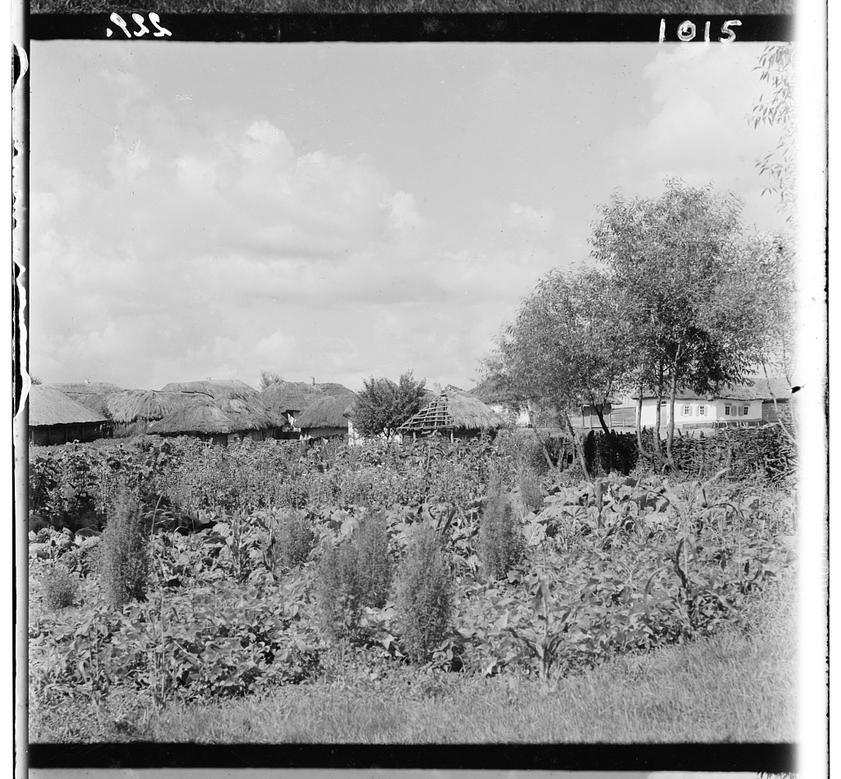
#> input picture images/3.png, 841 x 779 px, shrunk from 1024 x 948 before the run
$ python process.py
#> lines starting #> are read from the running program, lines starting #| are printed output that depends on the picture
import numpy as np
import cv2
import matplotlib.pyplot as plt
import os

# Load and split the image
def load_and_split_image(image_path):
    # Load the image in RGB
#> called with image_path = 'images/3.png'
    image = cv2.imread(image_path, cv2.IMREAD_COLOR)
#> image is the input picture: shape (779, 841, 3); min 0, max 255, mean 156.9

    if image is None:
        print(f"Error: Image at '{image_path}' could not be loaded. Please check the file path.")
        return None, None, None

    height, width, _ = image.shape
#> height = 779; width = 841

    # Calculate widths for each channel
    width_B = width // 3
#> width_B = 280
    width_G = width // 3
#> width_G = 280
    width_R = width - width_B - width_G  # R takes the rest
#> width_R = 281

    # Split into B, G, R channels
    B = image[:, :width_B, 0]  # (Blue channel)
    G = image[:, width_B:width_B + width_G, 1]  # (Green channel)
    R = image[:, width_B + width_G:, 2]  #  (Red channel)
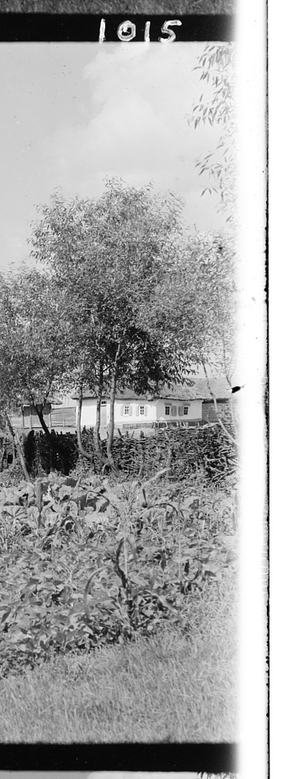
#> R: shape (779, 281); min 0, max 255, mean 161.3

    return B, G, R

# Align channels
def align_channels(base_channel, shift_channel):
    result = cv2.matchTemplate(base_channel, shift_channel, cv2.TM_CCOEFF_NORMED)
#> result = [0.632]
    # Get the best match position
    _, _, _, max_loc = cv2.minMaxLoc(result)
#> max_loc = (0, 0)

    translation_matrix = np.float32([[1, 0, max_loc[0]], [0, 1, max_loc[1]]])
#> translation_matrix = [[1, 0, 0], [0, 1, 0]]

    aligned_channel = cv2.warpAffine(shift_channel, translation_matrix, (base_channel.shape[1], base_channel.shape[0]))

    return aligned_channel

# Step 3: Combine aligned channels into a color image
def combine_channels(B, G, R):
    color_image = np.dstack([R, G, B])
    return color_image
def process_image(image_path):
    B, G, R = load_and_split_image(image_path)
    if B is None or G is None or R is None:
        return None
    # Align G and R to B
    G_aligned = align_channels(B, G)
    R_aligned = align_channels(B, R)
    # Combine into a color image
    color_image = combine_channels(B, G_aligned, R_aligned)

    return color_image

# to process multiple images
def process_images_in_directory(directory):
    for filename in os.listdir(directory):
        if filename.endswith(('.jpg', '.jpeg', '.png')):
            image_path = os.path.join(directory, filename)
            print(f"Processing: {image_path}")
            colorized_image = process_image(image_path)
#> call 2 of load_and_split_image, with image_path = 'images/1.png'
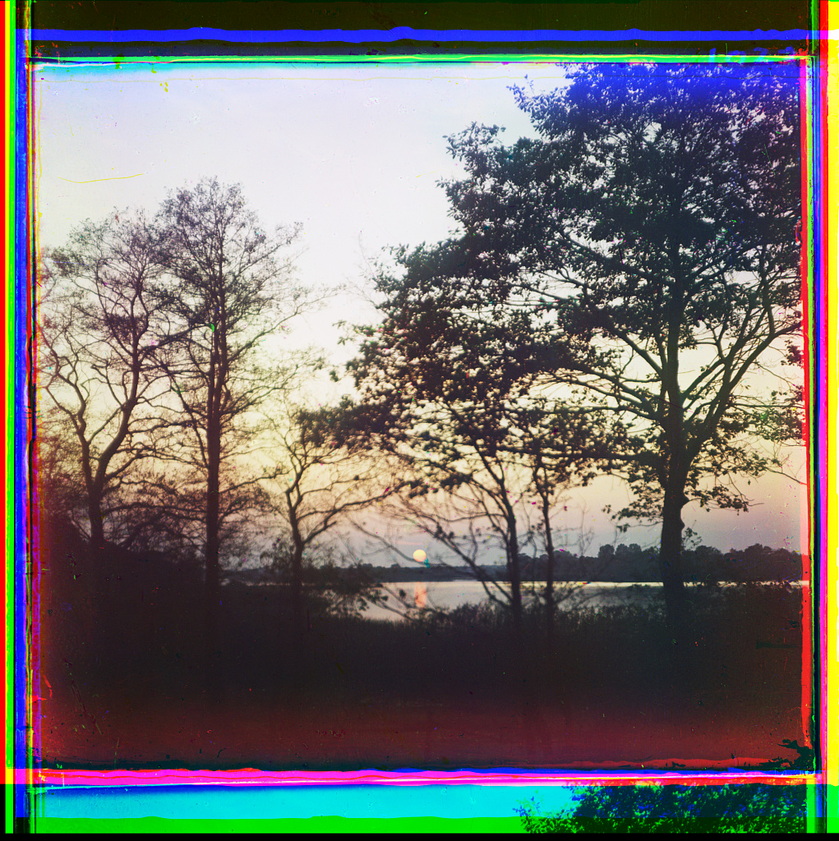
#> input picture images/1.png, 839 x 841 px, shrunk from 1021 x 1024 before the run
#> in load_and_split_image, image is the input picture: shape (841, 839, 3); mean B, G, R 108.3, 110.4, 113.8
#> in load_and_split_image (call 2), `B = image[:, :width_B, 0]`:
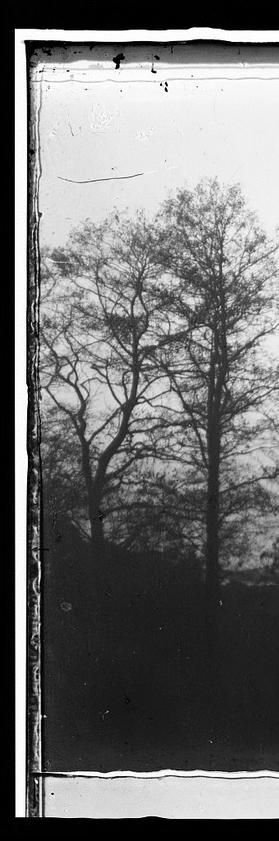
#> B: shape (841, 279); min 0, max 255, mean 113.8
#> in load_and_split_image (call 2), `G = image[:, width_B:width_B + width_G, 1]`:
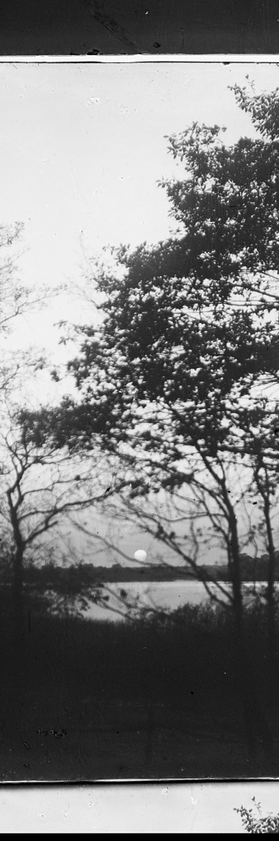
#> G: shape (841, 279); min 0, max 255, mean 126.8
#> in load_and_split_image (call 2), `R = image[:, width_B + width_G:, 2]`:
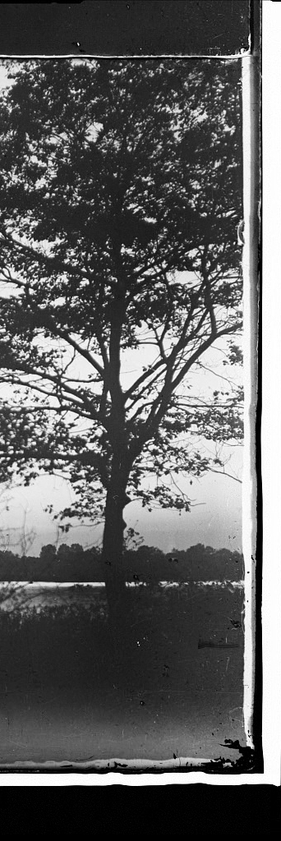
#> R: shape (841, 281); min 0, max 255, mean 97.5
#> in combine_channels (call 2), `color_image = np.dstack([R, G, B])`:
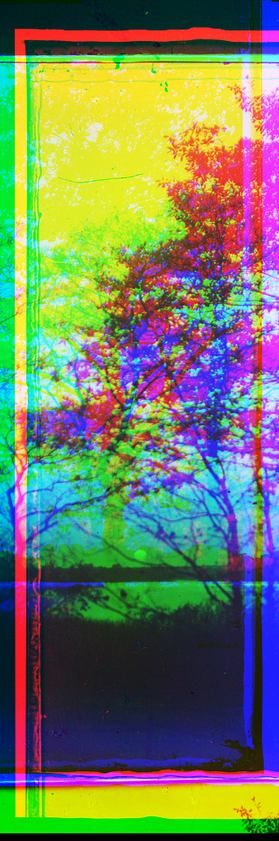
#> color_image: shape (841, 279, 3); mean of channels 0, 1, 2 96.5, 126.8, 113.8; drawn as B, G, R

            if colorized_image is not None:
                output_path = os.path.join(directory, f"colorized_{filename}")
                cv2.imwrite(output_path, cv2.cvtColor(colorized_image, cv2.COLOR_RGB2BGR))
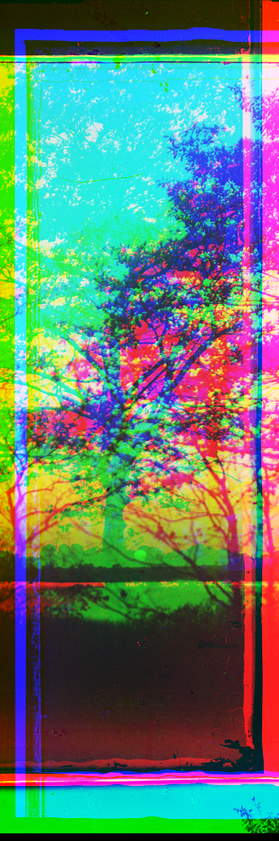
#> saved as colorized_1.png: shape (841, 279, 3); mean B, G, R 113.8, 126.8, 96.5
                plt.imshow(colorized_image)
                plt.axis('off')
                plt.title(f"Colorized: {filename}")
                plt.show()
            else:
                print(f"Failed to process {filename}")

image_path = "images/3.png"  # For a single image
colorized_image = process_image(image_path)

directory_path = "images"
process_images_in_directory(directory_path)
